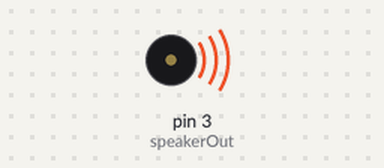
Recording of a sketch running on a simulated Arduino Uno, built with avr-gcc and run on an emulated ATmega328P. Shown: buzzer (waves = sounding). What the sketch prints to the serial monitor is not drawn.

Above: at 0.1 s.
Timing chart, 0 to 40.0 s (numbered marks = the images above):
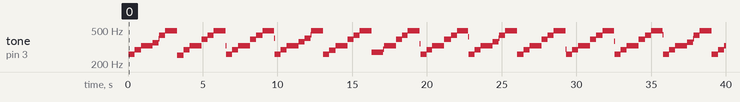

The sketch:

melody-1.ino
```cpp
/* Play Melody
 * -----------
 *
 * Program to play a simple melody
 *
 * Tones are created by quickly pulsing a speaker on and off
 *   using PWM, to create signature frequencies.
 *
 * Each note has a frequency, created by varying the period of
 *  vibration, measured in microseconds. We'll use pulse-width
 *  modulation (PWM) to create that vibration.

 * We calculate the pulse-width to be half the period; we pulse
 *  the speaker HIGH for 'pulse-width' microseconds, then LOW
 *  for 'pulse-width' microseconds.
 *  This pulsing creates a vibration of the desired frequency.
 *
 * (cleft) 2005 D. Cuartielles for K3
 * Refactoring and comments 2006 clay.shirky@nyu.edu
 * See NOTES in comments at end for possible improvements
 */

// TONES  ==========================================
// Start by defining the relationship between
//       note, period, &  frequency.
#define  c     3830    // 261 Hz
#define  d     3400    // 294 Hz
#define  e     3038    // 329 Hz
#define  f     2864    // 349 Hz
#define  g     2550    // 392 Hz
#define  a     2272    // 440 Hz
#define  b     2028    // 493 Hz
#define  C     1912    // 523 Hz
// Define a special note, 'R', to represent a rest
#define  R     0

// SETUP ============================================
// Set up speaker on a PWM pin (digital 9, 10 or 11)
int speakerOut = 3;
// Do we want debugging on serial out? 1 for yes, 0 for no
int DEBUG = 1;

void setup() {
  pinMode(speakerOut, OUTPUT);
  if (DEBUG) {
    Serial.begin(9600); // Set serial out if we want debugging
  }
}

// MELODY and TIMING  =======================================
//  melody[] is an array of notes, accompanied by beats[],
//  which sets each note's relative length (higher #, longer note)
int melody[] = {  c, d, e, f, g, a, b, C };
int beats[]  = {  4, 4, 4, 4, 4, 4, 4, 4 };
int MAX_COUNT = sizeof(melody) / 2; // Melody length, for looping.

// Set overall tempo
long tempo = 100000;
// Set length of pause between notes
int pause = 1000;
// Loop variable to increase Rest length
int rest_count = 100; //<-BLETCHEROUS HACK; See NOTES

// Initialize core variables
int tone_ = 0;
int beat = 0;
long duration  = 0;

// PLAY TONE  ==============================================
// Pulse the speaker to play a tone for a particular duration
void playTone() {
  long elapsed_time = 0;
  if (tone_ > 0) { // if this isn't a Rest beat, while the tone has
    //  played less long than 'duration', pulse speaker HIGH and LOW
    while (elapsed_time < duration) {

      analogWrite(speakerOut, 255);
      delayMicroseconds(tone_ / 2);

      // DOWN
      analogWrite(speakerOut, 0);
      delayMicroseconds(tone_ / 2);

      // Keep track of how long we pulsed
      elapsed_time += (tone_);
    }
  }
  else { // Rest beat; loop times delay
    for (int j = 0; j < rest_count; j++) { // See NOTE on rest_count
      delayMicroseconds(duration);
    }
  }
}

// LET THE WILD RUMPUS BEGIN =============================
void loop() {
  // Set up a counter to pull from melody[] and beats[]
  for (int i=0; i<MAX_COUNT; i++) {
    tone_ = melody[i];
    beat = beats[i];

    duration = beat * tempo; // Set up timing

    playTone();
    // A pause between notes...
    delayMicroseconds(pause);

    if (DEBUG) { // If debugging, report loop, tone, beat, and duration
      Serial.print(i);
      Serial.print(":");
      Serial.print(beat);
      Serial.print(" ");
      Serial.print(tone_);
      Serial.print(" ");
      Serial.println(duration);
    }
  }
}

/*
 * NOTES
 * The program purports to hold a tone for 'duration' microseconds.
 *  Lies lies lies! It holds for at least 'duration' microseconds, _plus_
 *  any overhead created by incremeting elapsed_time (could be in excess of
 *  3K microseconds) _plus_ overhead of looping and two digitalWrites()
 *
 * As a result, a tone of 'duration' plays much more slowly than a rest
 *  of 'duration.' rest_count creates a loop variable to bring 'rest' beats
 *  in line with 'tone' beats of the same length.
 *
 * rest_count will be affected by chip architecture and speed, as well as
 *  overhead from any program mods. Past behavior is no guarantee of future
 *  performance. Your mileage may vary. Light fuse and get away.
 *
 * This could use a number of enhancements:
 * ADD code to let the programmer specify how many times the melody should
 *     loop before stopping
 * ADD another octave
 * MOVE tempo, pause, and rest_count to #define statements
 * RE-WRITE to include volume, using analogWrite, as with the second program at
 *          http://www.arduino.cc/en/Tutorial/PlayMelody
 * ADD code to make the tempo settable by pot or other input device
 * ADD code to take tempo or volume settable by serial communication
 *          (Requires 0005 or higher.)
 * ADD code to create a tone offset (higer or lower) through pot etc
 * REPLACE random melody with opening bars to 'Smoke on the Water'
 */
```

Measured:
- by itself, tone on pin 3 (speakerOut): plays 260 Hz for 0.40 s, 292 Hz for 0.44 s, 327 Hz for 0.76 s, 357 Hz for 0.40 s, 395 Hz for 0.04 s, 436 Hz for 0.40 s … (86 notes in this stretch)
